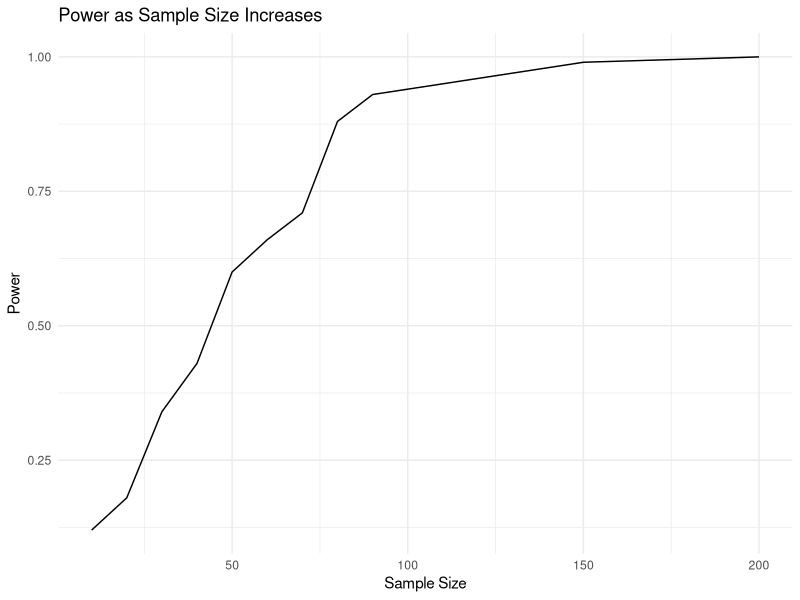

Write R code to recreate this figure. (Note: a time limit stopped this script after it produced the figure.)
libraries <- c("tidyverse", "data.table")
sapply(libraries, require, character.only = T)

# factor 1 - extroversion
# factor 2 - emotional stability
# factor 3 - agreeableness 
# factor 4 - conscientiousness
# factor 5 - intellect/imagination



# function to run one power test
# i run a regression on each factor individually
# recommended to set the alpha to .05/5 for bonferonni adjustment
power_analysis_one_test <- function(samp_size = 50, treatment_split = .5, 
                                    force_even_split = T, tau = -5, factor_mean = 50, 
                                    factor_sd = 10, alpha = .01){
  
  # sample ppl and put them into treatment or control. Depends on if we want even splits or not
  if (force_even_split){
    df <- data.table(condition = c(rep("treatment", round(samp_size/2,0)), rep("control", round(samp_size/2,0))))
  }else{
    df <- data.table(condition = sample(c("treatment", "control"), size = samp_size, replace = T))
  }
  
  # now sample from the normal distribution to assign the treatment effect. 
  # if they are in treatment, they get the added "tau" effect. 
  # control just gets rnrom()
  for (i in 1:5){
    df[, paste0("factor", i) := ifelse(condition == "treatment", 
                                       rnorm(nrow(df[condition == "treatment",]), factor_mean + tau, factor_sd),
                                       rnorm(nrow(df[condition == "control",]), factor_mean, factor_sd)
    )]
  }
  
  # finally, calculate p-value for every personality factor
  pvals <- c()
  for (i in 1:5){
    fit <- summary(lm(as.formula(paste0("factor", i, "~ condition")), data = df))
    pval <- fit$coefficients[2,4]
    pvals <- c(pvals, pval)
  }
  
  # are any of them significant?
  sig <- sum(pvals < alpha) > 0
  
  # return boolean for if it's significant or not
  return(sig)
  
}

# can run this one time and it returns a T/F if you found any sort of significance in any of the factors
power_analysis_one_test(samp_size = 10, treatment_split = .5, force_even_split = T, tau = -5, factor_mean = 50, factor_sd = 10)

# showing how we can repeatedly run the experiment a thousand times and calculate the mean number of times we find significance.
set.seed(1)
trials1 <- sapply(1:1000, 
                  function(x) power_analysis_one_test(
                    samp_size = 100, treatment_split = .5, force_even_split = T, 
                    tau = -5, factor_mean = 50, factor_sd = 10))
mean(trials1) # .13





# Changing the sample size and running the experiment 1,000 times at various sample sizes and calculating the power. 
adjust_sample_size <- function(samp_sizes, iter=1000){
  
  output_samp_size <- c()
  for (i in samp_sizes){
    output_samp_size <- c(output_samp_size, 
                          mean(sapply(1:iter, function(x) power_analysis_one_test(
                            samp_size = i, treatment_split = .5, force_even_split = T, 
                            tau = 7, factor_mean = 50, factor_sd = 15))))
    print(paste0("Sample size ", i, " done."))
  }
  
  df_out <- data.table(
    sample_size = samp_sizes,
    power = output_samp_size
  )
  
  return(df_out)
}

set.seed(1)
df1 <- adjust_sample_size(c(seq(10, 100, 10), 150, 200), iter=100)

# plot
df1 %>% 
  ggplot(aes(x = sample_size, y = power)) + 
  geom_line() + 
  labs(title = "Power as Sample Size Increases", y = "Power", x = "Sample Size") +
  theme_minimal()





#####
# again w/ some diff params
adjust_sample_size <- function(samp_sizes, iter=1000){
  
  output_samp_size <- c()
  for (i in samp_sizes){
    output_samp_size <- c(output_samp_size, 
                          mean(sapply(1:iter, function(x) power_analysis_one_test(
                            samp_size = i, treatment_split = .5, force_even_split = T, 
                            tau = 3, factor_mean = 50, factor_sd = 15))))
    print(paste0("Sample size ", i, " done."))
  }
  
  df_out <- data.table(
    sample_size = samp_sizes,
    power = output_samp_size
  )
  
  return(df_out)
}

set.seed(1)
df1 <- adjust_sample_size(seq(50, 500, 50), iter=300)

# plot
df1 %>% 
  ggplot(aes(x = sample_size, y = power)) + 
  geom_line() + 
  labs(title = "Power as Sample Size Increases", y = "Power", x = "Sample Size") +
  theme_minimal()
